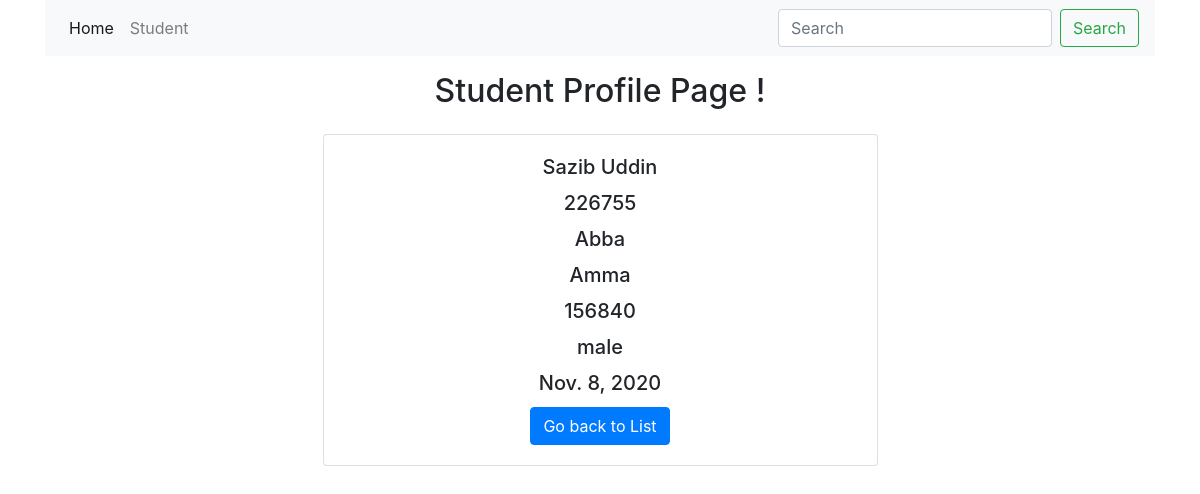
Screenshot of /student/profile/226755/ with the database file from the repository.
### sms_app/models.py (models this page shows, shortened)
class Student(models.Model):
    GENDER_CHOICE=(
        ('male','Male'),
        ('female','Female')
    )
    name=models.CharField(max_length=120)
    father=models.CharField(max_length=120)
    mother=models.CharField(max_length=120)
    photo=models.ImageField(upload_to='student_photo/')
    roll=models.IntegerField(unique=True)
    reg=models.IntegerField(unique=True)
    gender=models.CharField(choices=GENDER_CHOICE,max_length=6)
    dob=models.DateField()
    date_time=models.DateTimeField(auto_now_add=True)
    is_delete=models.BooleanField(default=False)

### sms_app/views.py (the view)
# urls.py: path('student/profile/<roll_no>/',student_profile,name="profile"),
def student_profile(request,roll_no):
    student=Student.objects.get(roll=roll_no)
    context={
        'std':student
    }
    return render(request, 'profile.html',context)

### templates/profile.html
{% extends 'base.html' %}
{% block context %}
<h2 class='text-center p-3'>Student Profile Page !</h2>
<div class="card m-auto" style="width: 50%;">
  <div class="card-body text-center">
    <h5 class="card-title">{{ std.name }}</h5>
    <h5 class="card-title">{{ std.roll }}</h5>
    <h5 class="card-title">{{ std.father }}</h5>
    <h5 class="card-title">{{ std.mother }}</h5>
    <h5 class="card-title">{{ std.reg }}</h5>
    <h5 class="card-title">{{ std.gender }}</h5>
    <h5 class="card-title">{{ std.dob }}</h5>
    <a class='btn btn-primary' href="{% url 'student' %}">Go back to List</a>
  </div>
</div>
{% endblock context %}

### rows the page displays
Student: name "Sazib Uddin", roll "226755", father "Abba", mother "Amma", reg "156840", gender "male", dob "Nov. 8, 2020"
